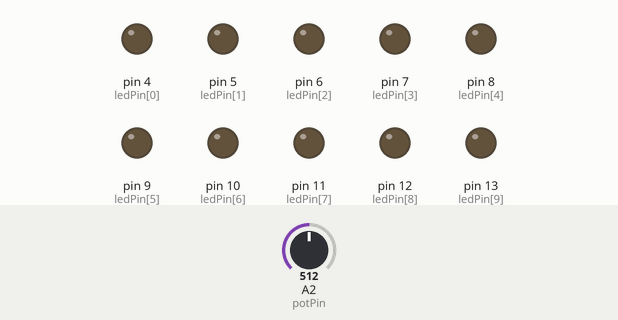
Simulated run of this sketch. Board: Arduino Uno, built with avr-gcc and run on an emulated ATmega328P. On the bench: output pins drawn as LEDs (lit = HIGH). The test bench sets the inputs (shaded band); at power-on: A2 (potPin) = 512.

Above: at 0.1 s.
At 1.2 s:
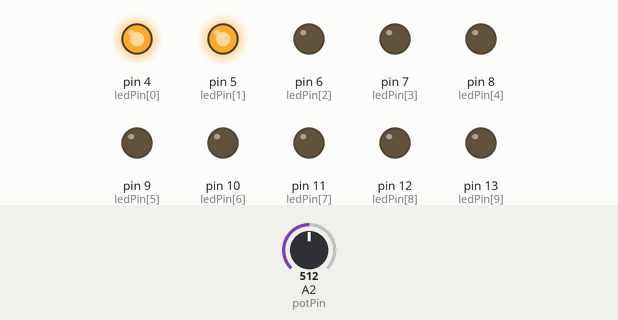
1.3 s: A2 (potPin) set to 0
At 1.6 s:
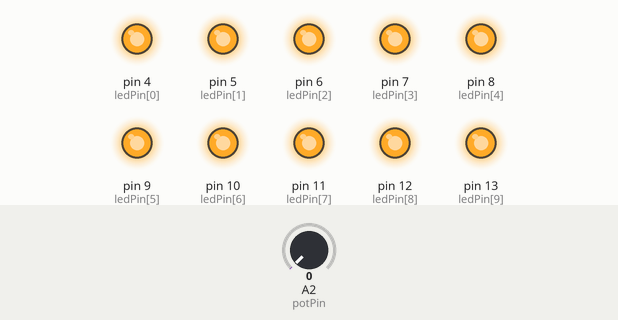
Timing chart, 0 to 4.3 s (numbered marks = the images above; inputs shaded):
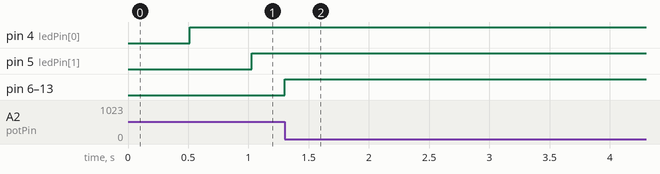

Measured:
- after the input at 1.3 s, pin 7 (ledPin[3]): LOW → HIGH after 0.00 s instead of 0.75 s; pin 8 (ledPin[4]): LOW → HIGH after 0.00 s instead of 1.3 s; pin 9 (ledPin[5]): LOW → HIGH after 0.00 s instead of 1.8 s; pin 10 (ledPin[6]): LOW → HIGH after 0.00 s instead of 2.3 s; pin 11 (ledPin[7]): LOW → HIGH after 0.00 s instead of 2.8 s

The sketch:

projeto_5_-_led_sequenciaal_com_potenciometro.ino
```cpp
//projeto de iluminação com leds com potenciometro


byte ledPin[] = { 4, 5, 6, 7, 8, 9, 10, 11, 12, 13};    // criar um array para os pinos dos LEDs
int LedDelay;
int direction = 1;
int currentLED = 0;
unsigned long changeTime;
int potPin = 2;      // para selecionar o pino de entrado para o potenciometro


void setup() {
  for (int x=0; x<10; x++){
    pinMode(ledPin[x], OUTPUT);
    changeTime = millis();
  }
}

void loop() {
  LedDelay = analogRead (potPin);                //lê o valor do potenciometro
  if ((millis() - changeTime) > LedDelay) {    // verificar se ja ocorreu o LedDelay em milissim dede a ultima alteração
  changeLED();
  changeTime = millis();
    }
  }
  void changeLED (){                          // função para aoagar todos os leds
for (int x=0; x<0; x++){
digitalWrite(ledPin, LOW);
}
digitalWrite(ledPin[currentLED], HIGH);     // acend o led atua
currentLED += direction;                   // incrementa de acordo com o valor de " direction"
if (currentLED == 9){direction = -1;}
if (currentLED == 0){direction = 1;}
}
```
